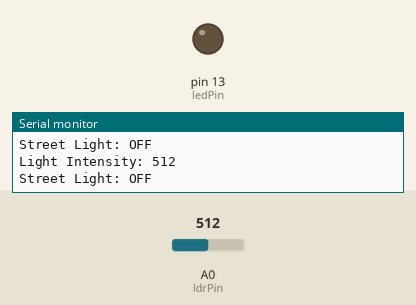
Bench run of a sketch on a simulated Arduino Uno, built with avr-gcc and run on an emulated ATmega328P. Parts: output pins drawn as LEDs (lit = HIGH), the last lines printed to the serial monitor. Inputs (shaded band) come from the test bench; at power-on: A0 (ldrPin) = 512.

Above: at 1.8 s.
1.9 s: A0 (ldrPin) set to 489
At 3.2 s:
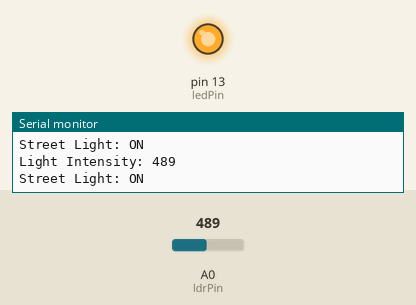
3.5 s: A0 (ldrPin) set to 510
At 4.9 s:
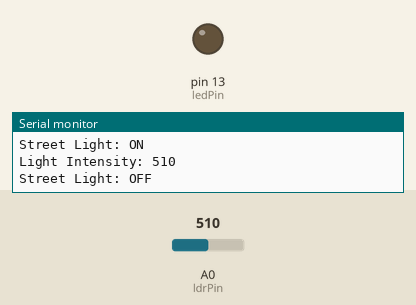
5.5 s: A0 (ldrPin) set to 490
At 6.4 s:
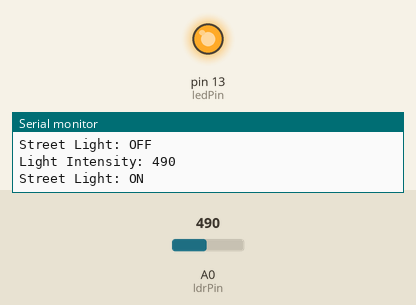
Timing chart, 0 to 8.5 s (numbered marks = the images above; inputs shaded):
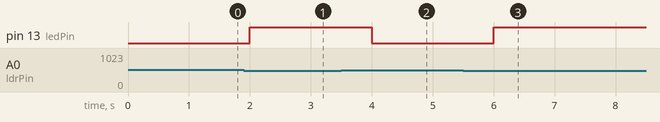

The sketch:

automatic_street_light.ino
```cpp
int ldrPin = A0;
int ledPin = 13;

int lightThreshold = 500;
int ldrValue = 0;

void setup() {
  pinMode(ledPin, OUTPUT);
  Serial.begin(9600);
}

void loop() {
  ldrValue = analogRead(ldrPin);

  Serial.print("Light Intensity: ");
  Serial.println(ldrValue);

  if (ldrValue < lightThreshold) {
    digitalWrite(ledPin, HIGH);
    Serial.println("Street Light: ON");
  }
  else {
    digitalWrite(ledPin, LOW);
    Serial.println("Street Light: OFF");
  }

  delay(1000);
}
```

Measured:
- the behaviour switches between 500 and 499 on A0 (ldrPin) (found by bisection; images 0 and 1)
- after the input at 1.9 s, pin 13 (ledPin): LOW → HIGH after 0.10 s
- after the input at 3.5 s, pin 13 (ledPin): HIGH → LOW after 0.50 s
- after the input at 5.5 s, pin 13 (ledPin): LOW → HIGH after 0.50 s
